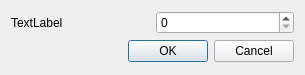
<?xml version="1.0" encoding="UTF-8"?>
<ui version="4.0">
 <class>DialogSettingInput</class>
 <widget class="QDialog" name="DialogSettingInput">
  <property name="geometry">
   <rect>
    <x>0</x>
    <y>0</y>
    <width>305</width>
    <height>75</height>
   </rect>
  </property>
  <property name="windowTitle">
   <string>Settings</string>
  </property>
  <layout class="QGridLayout" name="gridLayout">
   <item row="0" column="0">
    <layout class="QHBoxLayout" name="horizontalLayout">
     <item>
      <widget class="QLabel" name="label">
       <property name="text">
        <string>TextLabel</string>
       </property>
      </widget>
     </item>
     <item>
      <widget class="QSpinBox" name="spinBox_amount"/>
     </item>
    </layout>
   </item>
   <item row="1" column="0">
    <widget class="QDialogButtonBox" name="dbox">
     <property name="orientation">
      <enum>Qt::Horizontal</enum>
     </property>
     <property name="standardButtons">
      <set>QDialogButtonBox::Cancel|QDialogButtonBox::Ok</set>
     </property>
    </widget>
   </item>
  </layout>
 </widget>
 <resources/>
 <connections>
  <connection>
   <sender>dbox</sender>
   <signal>accepted()</signal>
   <receiver>DialogSettingInput</receiver>
   <slot>accept()</slot>
   <hints>
    <hint type="sourcelabel">
     <x>248</x>
     <y>254</y>
    </hint>
    <hint type="destinationlabel">
     <x>157</x>
     <y>274</y>
    </hint>
   </hints>
  </connection>
  <connection>
   <sender>dbox</sender>
   <signal>rejected()</signal>
   <receiver>DialogSettingInput</receiver>
   <slot>reject()</slot>
   <hints>
    <hint type="sourcelabel">
     <x>316</x>
     <y>260</y>
    </hint>
    <hint type="destinationlabel">
     <x>286</x>
     <y>274</y>
    </hint>
   </hints>
  </connection>
 </connections>
</ui>
